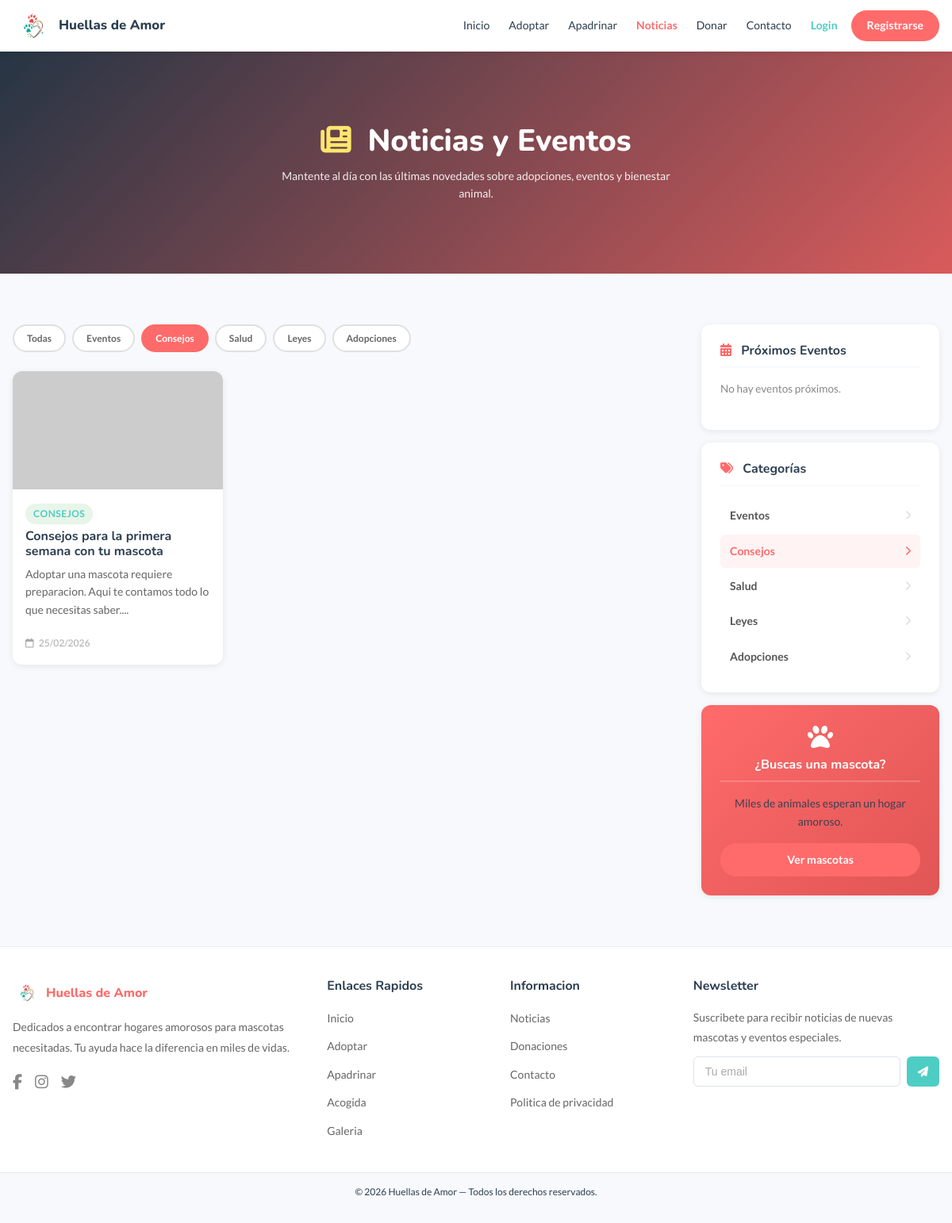
The page /noticias.php?categoria=Consejos on the database as committed earlier.
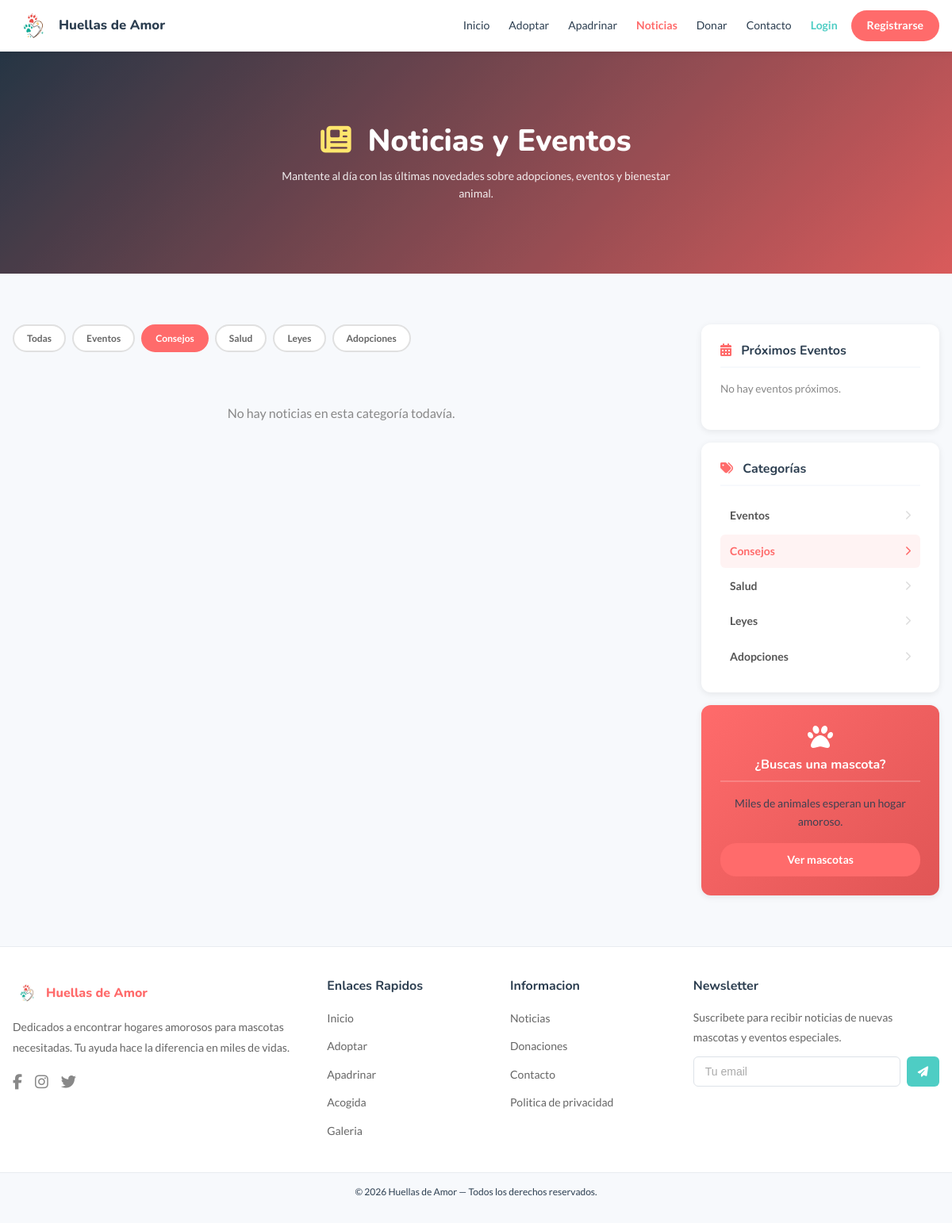
The same page on the database as committed later.
### tables this page shows
CREATE TABLE `noticias` (
  `id` int(10) UNSIGNED NOT NULL,
  `titulo` varchar(255) NOT NULL,
  `slug` varchar(255) NOT NULL,
  `contenido` longtext DEFAULT NULL,
  `imagen` varchar(255) DEFAULT NULL,
  `id_admin` int(10) UNSIGNED DEFAULT NULL,
  `categoria` varchar(100) DEFAULT NULL,
  `publicada` tinyint(1) NOT NULL DEFAULT 0,
  `fecha_publicacion` datetime DEFAULT NULL
);

### noticias.php (the view, shortened to what the changed rows need)
<?php
require_once 'templates/header.php';
$categorias = ['Eventos', 'Consejos', 'Salud', 'Leyes', 'Adopciones'];
$categoriaActiva = isset($_GET['categoria']) ? trim($_GET['categoria']) : '';
$porPagina    = 9;
$paginaActual = isset($_GET['pagina']) && is_numeric($_GET['pagina']) ? (int) $_GET['pagina'] : 1;
$offset       = ($paginaActual - 1) * $porPagina;
try {
    $donde  = "WHERE `publicada` = 1";
    $params = [];
    if (!empty($categoriaActiva)) {
        $donde .= " AND `categoria` = :categoria";
        $params[':categoria'] = $categoriaActiva;
    }
    $stmtNoticias = $conexion->prepare(
        "SELECT * FROM `noticias` $donde
         ORDER BY `fecha_publicacion` DESC
         LIMIT :limite OFFSET :offset"
    );
    foreach ($params as $k => $v) { $stmtNoticias->bindValue($k, $v); }
    $stmtNoticias->bindValue(':limite', $porPagina, PDO::PARAM_INT);
    $stmtNoticias->bindValue(':offset', $offset,    PDO::PARAM_INT);
    $stmtNoticias->execute();
    $noticias = $stmtNoticias->fetchAll();
} catch (PDOException $e) {
    $noticias         = [];
    $totalNoticias    = 0;
    $totalPaginas     = 1;
    $proximosEventos  = [];
    $noticiaDestacada = null;
}
?>
<section class="noticias-hero">
    <div class="noticias-hero-contenido">
        <h1><i class="fa-solid fa-newspaper"></i> Noticias y Eventos</h1>
    </div>
</section>
<section class="seccion">
    <div class="contenedor">
        <div class="noticias-layout">
<div class="noticias-principal">
    <div class="noticias-filtros">
        <a href="noticias.php"
            class="filtro-btn <?php echo empty($categoriaActiva) ? 'activo' : ''; ?>">
            Todas
        </a>
        <?php foreach ($categorias as $cat) { ?>
        <a href="noticias.php?categoria=<?php echo urlencode($cat); ?>"
            class="filtro-btn filtro-<?php echo strtolower($cat); ?> <?php echo $categoriaActiva === $cat ? 'activo' : ''; ?>">
            <?php echo $cat; ?>
        </a>
        <?php } ?>
    </div>
    <?php if (!empty($noticias)) { ?>
    <div class="grid-noticias">
        <?php foreach ($noticias as $noticia) {
            $img = $noticia['imagen']
                ? (str_starts_with($noticia['imagen'], 'http') ? $noticia['imagen'] : $noticia['imagen'])
                : 'https://picsum.photos/400/250?random=' . $noticia['id'];
        ?>
        <a href="noticias/detalle.php?slug=<?php echo urlencode($noticia['slug']); ?>"
            class="tarjeta-noticia">
            <img src="<?php echo htmlspecialchars($img); ?>"
                    alt="<?php echo htmlspecialchars($noticia['titulo']); ?>">
            <div class="noticia-cuerpo">
                <span class="noticia-categoria noticia-cat-<?php echo strtolower($noticia['categoria'] ?? 'general'); ?>">
                    <?php echo htmlspecialchars($noticia['categoria'] ?? 'General'); ?>
                </span>
                <h3><?php echo htmlspecialchars($noticia['titulo']); ?></h3>
                <p><?php echo htmlspecialchars(mb_substr(strip_tags($noticia['contenido']), 0, 100)) . '...'; ?></p>
                <span class="noticia-fecha">
                    <i class="fa-regular fa-calendar"></i>
                    <?php echo date('d/m/Y', strtotime($noticia['fecha_publicacion'])); ?>
                </span>
            </div>
        </a>
        <?php } ?>
    </div>
    <?php } else { ?>
    <p class="sin-resultados">No hay noticias en esta categoría todavía.</p>
    <?php } ?>
</div>
<aside class="noticias-sidebar">
    <div class="sidebar-card">
        <div class="sidebar-categorias">
            <?php foreach ($categorias as $cat) { ?>
            <a href="noticias.php?categoria=<?php echo urlencode($cat); ?>"
                class="sidebar-cat-item <?php echo $categoriaActiva === $cat ? 'activo' : ''; ?>">
                <span><?php echo $cat; ?></span>
                <i class="fa-solid fa-chevron-right"></i>
            </a>
            <?php } ?>
        </div>
    </div>
</aside>
</div>
</div>
</section>
<?php require_once 'templates/footer.php'; ?>

Rows that differ between the two databases and show on the page:
no longer on this page (row edited): noticias: categoria "CONSEJOS", titulo "Consejos para la primera semana con tu mascota", contenido "Adoptar una mascota requiere preparacion. Aqui te contamos todo lo que necesitas saber.", fecha_publicacion "25/02/2026"
Other text that changed with them:
text now shown: "No hay noticias en esta categoría todavía."
